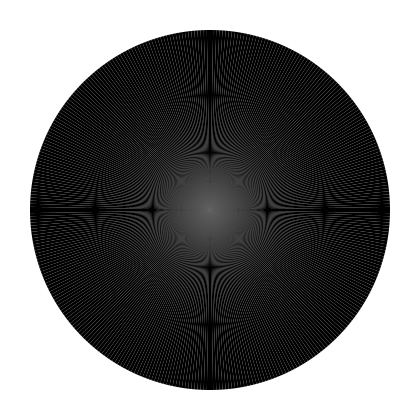
Frame 1 (no input)
Frame 60 (the mouse pressed at the canvas centre just before this capture): identical to frame 1, image omitted
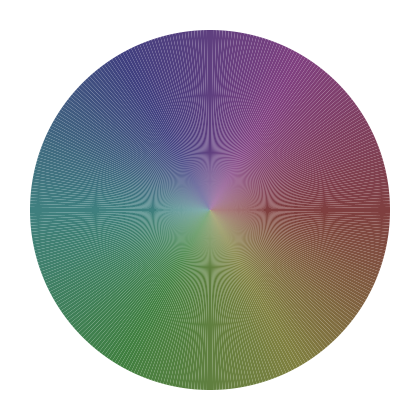
Frame 120 (the mouse held since frame 60 and released just before this capture)

The Processing sketch that drew these frames (run headless with seeded random() and noise(); from frame 60 on, the mouse is pressed at the canvas centre):

// Processing sketch: sketch_200721c
// ── sketch_200721c.pde
float radius = 180;
float segmentCount = 360;

void setup(){
  size(420, 420);
  noStroke();
}

void draw() {
  colorMode(HSB, 360, width, height);
  background(360);
  
  float angleStep = 360/segmentCount;
  
  beginShape(TRIANGLE_FAN);
  vertex(width/2, height/2);
  for(float angle = 0; angle <= 360; angle += angleStep) {
    float vx = width/2 + cos(radians(angle)) * radius;
    float vy = height/2 + sin(radians(angle)) * radius;
    vertex(vx, vy);
    fill(angle, mouseX, mouseY);
  }
  
  endShape();
}


void keyReleased() {
  switch(key) {
    case '1':
      segmentCount = 360;
      break;
    case '2':
      segmentCount = 45;
      break;
    case '3':
      segmentCount = 24;
      break;
    case '4':
      segmentCount = 12;
      break;
    case '5':
      segmentCount = 6;
      break;
    case '6':
      segmentCount = 3;
      break;
  }
}
